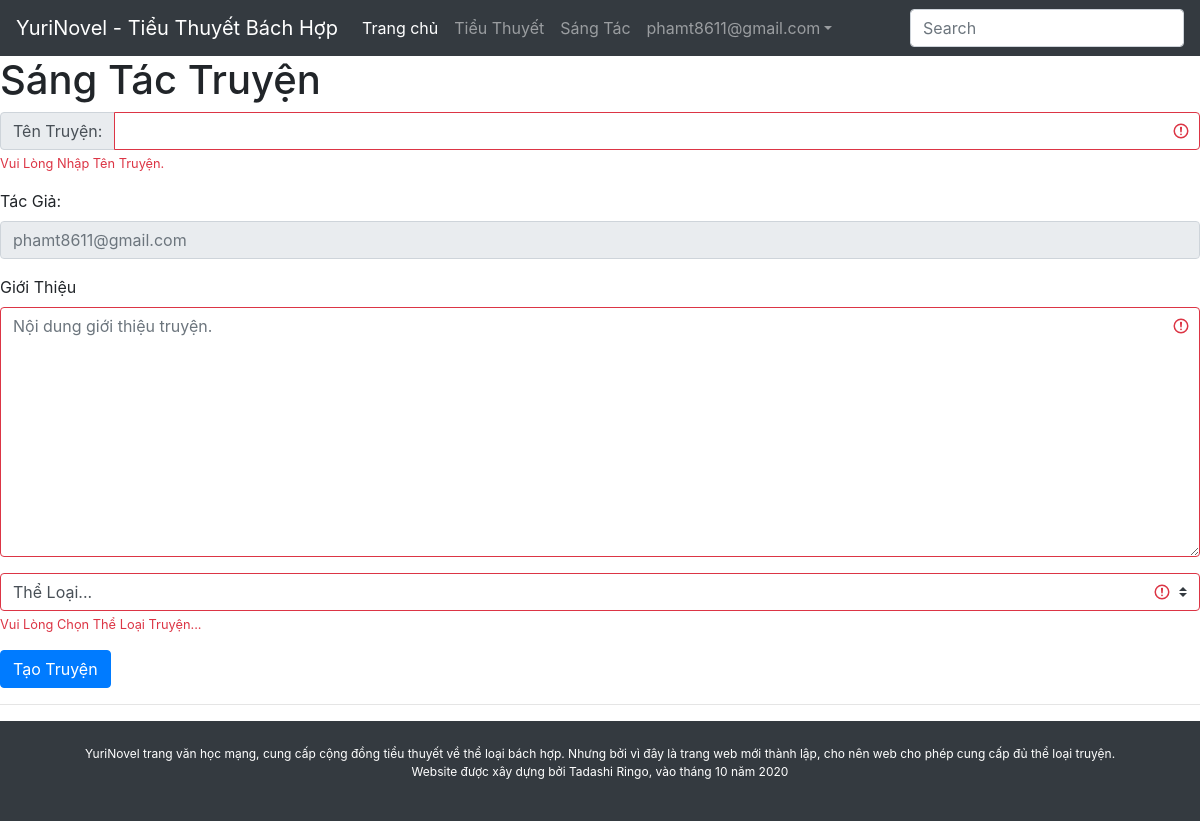
Before: /novel/write (signed in) with the older database file.
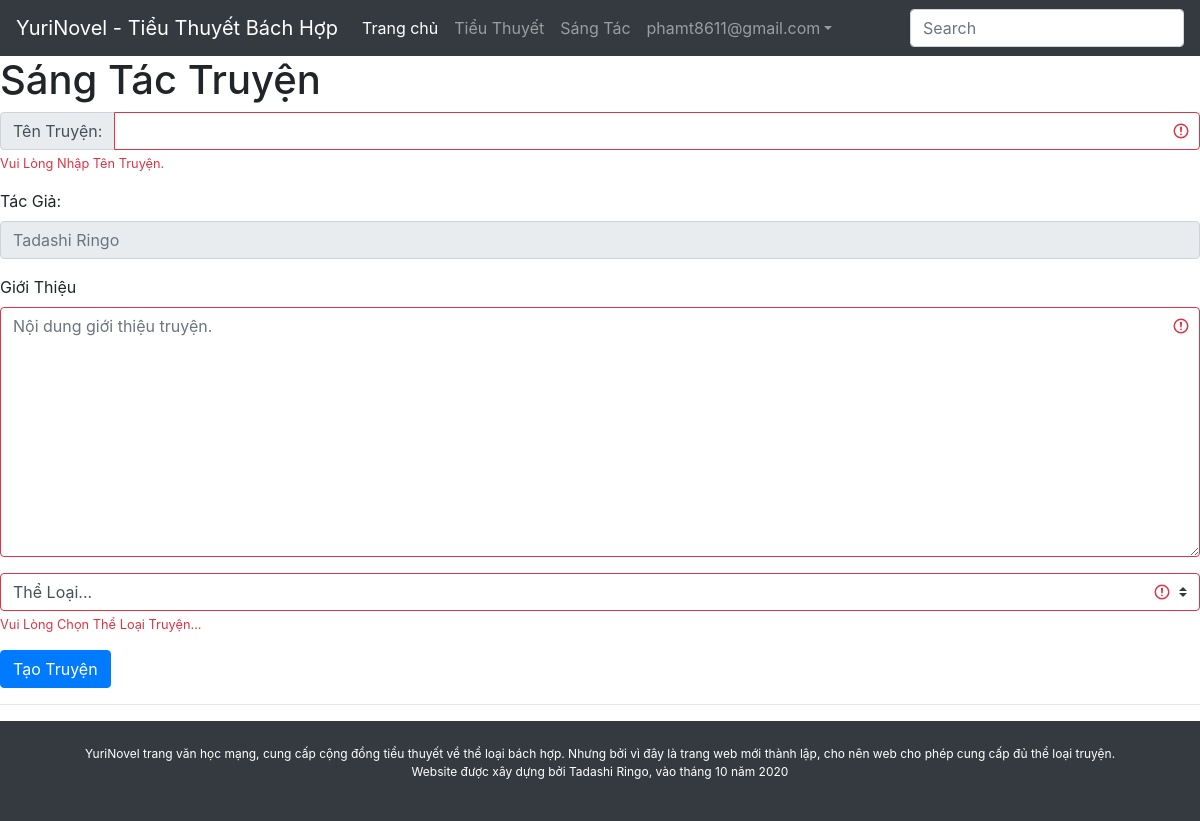
After: the same page with the newer database file.
### models.py (models this page shows)
class User(db.Model, UserMixin):
    id = db.Column(db.Integer, primary_key=True)
    img_thumbnail = db.Column(db.String(255))
    name = db.Column(db.String(100))
    email = db.Column(db.String(100),unique=True)
    password = db.Column(db.String(255))
    active = db.Column(db.Boolean)
    confirmed_at = db.Column(db.DateTime())
    roles = db.relationship('Role', secondary=roles_users,backref=db.backref('users'),lazy='dynamic')

### post/blueprint.py (the view, shortened to what this page needs)
@post.route('/write', methods=['GET','POST'])
@login_required
def novel_write():
    tags = Tag.query.all()
    return render_template('post/post_write.html', tags=tags)

### post/templates/post/post_write.html (shortened to what this page needs)
{% extends 'base.html' %}
{% block content %}
<h1>Sáng Tác Truyện</h1>
<form action="{{ url_for('post.novel_write') }}" class="was-validated" method="POST">
	<div class="mb-3">
		<div class="input-group is-invalid">
			<div class="input-group-prepend">
				<span class="input-group-text" id="validatedInputGroupPrepend">Tên Truyện:</span>
			</div>
			<input type="text" class="form-control is-invalid" name="title" aria-describedby="validatedInputGroupPrepend" required>
		</div>
		<div class="invalid-feedback">
		Vui Lòng Nhập Tên Truyện.
		</div>
	</div>
	<div class="form-group">
      <label for="disabledTextInput"> Tác Giả:</label>
	  <input class="form-control" name="authur" type="text" placeholder="{% if current_user.name %}{{ current_user.name }}{% else %}{{current_user.email}}{% endif %}" readonly>
    </div>
	<div class="mb-3">
		<label for="validationTextarea">Giới Thiệu</label>
		<textarea style="height:250px;" class="form-control is-invalid" name="body" placeholder="Nội dung giới thiệu truyện." required></textarea>
	</div>
	<div class="mb-3">
		<select name="tag" id="tag" class="custom-select" required>
			<option value="">Thể Loại...</option>
		</select>
		<div class="invalid-feedback">Vui Lòng Chọn Thể Loại Truyện...</div>
	</div>
	<button class="btn btn-primary" type="submit">Tạo Truyện</button>
</form>
{% endblock %}

### templates/base.html (shortened to what this page needs)
<!doctype html>
<html lang="vi">
	<head>
		<link rel="stylesheet" href="https://stackpath.bootstrapcdn.com/bootstrap/4.5.2/css/bootstrap.min.css">
	</head>
	<body>
<nav class="navbar navbar-expand-sm navbar-dark bg-dark">
	<a class="navbar-brand" href="{{ url_for('index') }}">YuriNovel - Tiểu Thuyết Bách Hợp</a>
  <div class="collapse navbar-collapse" id="navbarsExample03">
    <ul class="navbar-nav mr-auto">
      <li class="nav-item active">
        <a class="nav-link" href="/">Trang chủ<span class="sr-only">(current)</span></a>
      </li>
      <li class="nav-item">
		  <a class="nav-link" href="{{ url_for('post.novels_list') }}">Tiểu Thuyết</a>
      </li>
	  <li class="nav-item">
		  <a class="nav-link" href="{{ url_for('post.novel_write') }}">Sáng Tác</a>
	  </li>
	  {% if current_user.has_role('admin') %}
	  <li class="nav-item dropdown">
		  <a class="nav-link dropdown-toggle" href="/admin" id="navbarDropdown" role="button" data-toggle="dropdown" aria-haspopup="true" aria-expanded="false">{{current_user.email}}</a>
	  </li>
	  {% endif %}
	</ul>
    <form class="form-inline my-2 my-md-0">
      <input class="form-control" type="text" placeholder="Search">
    </form>
  </div>
</nav>
        {% block content %}{% endblock %}
		<hr>
		<div class="container-fluid bg-dark">
			<div class="container">
				<div id="credit" class="row" style="font-size:12px;">
				<center style="clear:both;width: 100%;color: white;padding: 24px;">
					<p>YuriNovel trang văn học mạng, cung cấp cộng đồng tiểu thuyết về thể loại bách hợp. Nhưng bởi  vì đây là trang web mới thành lập, cho nên web cho phép cung cấp đủ thể loại truyện.<br>Website được xây dựng bởi Tadashi Ringo, vào tháng 10 năm 2020</p>
				</div>
			</div>
		</div>
	</body>
</html>

Changed rows visible on the page:
changed User "phamt8611@gmail.com": authur "phamt8611@gmail.com" → "Tadashi Ringo"
